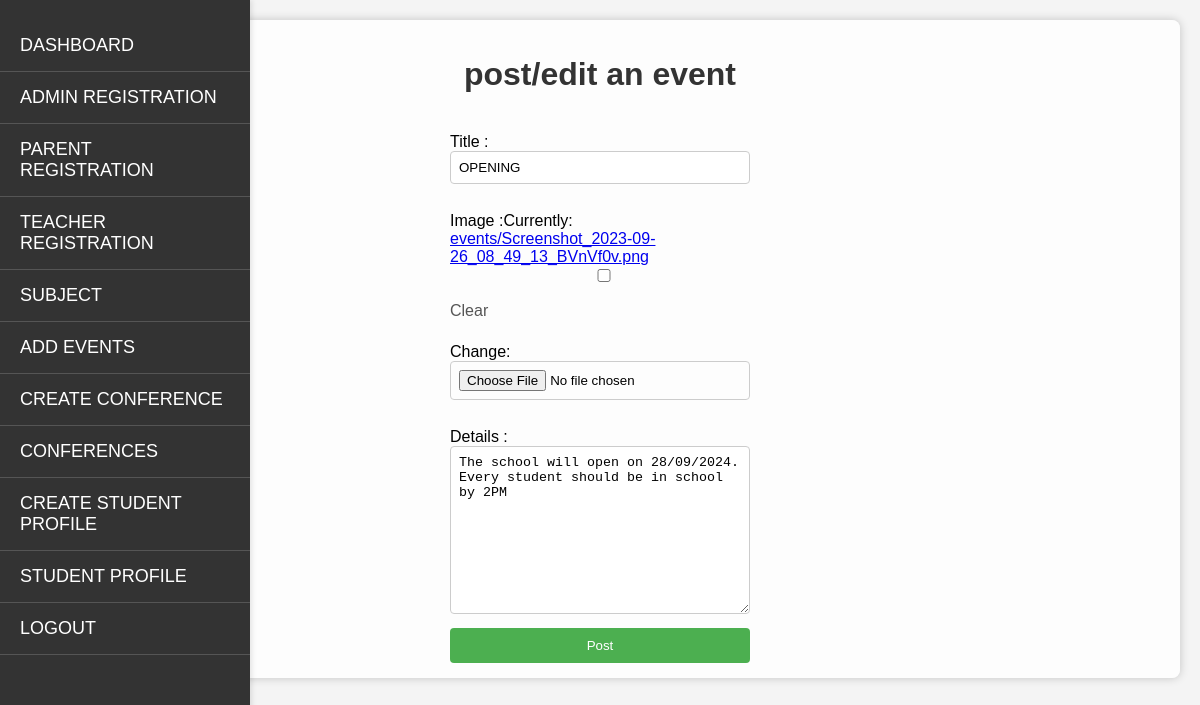
The app's page /dashboard/event/edit/5 with its own data.
### comms/models.py (models this page shows, shortened)
class events(models.Model):
    title=models.CharField(max_length=100)
    image=models.ImageField(blank=True,null=True,upload_to="events")
    details=models.TextField()

### comms/views.py (the view)
# urls.py: path('dashboard/event/edit/<int:id>',edit_events, name='edit_event'),
def edit_events(request,id):
    even=events.objects.get(id=id)
    if request.method=="POST":
        event=EventForm(request.POST,request.FILES)
        if event.is_valid():
            event.save()
            return redirect('admin_dashboard')
    else:
       event=EventForm(instance=even)
    return render(request,'admindashboard/event.html',{'form':event})

### comms/forms.py
class EventForm(forms.ModelForm):
     class Meta:
         model=events
         fields='__all__'

### templates/admindashboard/event.html (shortened to what this page needs)
{% extends 'admindashboard/base.html' %}
{% block content %}
    <h1>post/edit an event</h1>
    <form method="post" enctype="multipart/form-data">
        {% for form in form %}
        <br> {{ form.label }} :{{ form}} <br>
        {% endfor %}
        <button type="submit">Post</button>
    </form>
{% endblock %}

### templates/admindashboard/base.html (style rules this page uses)
body { font-family: 'Arial', sans-serif; margin: 0; padding: 0; background-color: #f4f4f4; display: flex; }

### templates/admindashboard/event.html (style rules this page uses)
h1 { text-align: center; color: #333; }
form { max-width: 300px; margin: 0 auto; }
label { display: block; margin: 10px 0 5px; color: #555; }
input, textarea { width: 100%; padding: 8px; margin-bottom: 10px; box-sizing: border-box; border: 1px solid #ccc; border-radius: 4px; }
textarea { resize: vertical; min-height: 100px; }
button { background-color: #4caf50; color: #fff; padding: 10px; border: none; border-radius: 4px; cursor: pointer; width: 100%; }

### records on screen
events: form "OPENING" "The school will open on 28/09/2024. Every student should be in school by 2PM"
